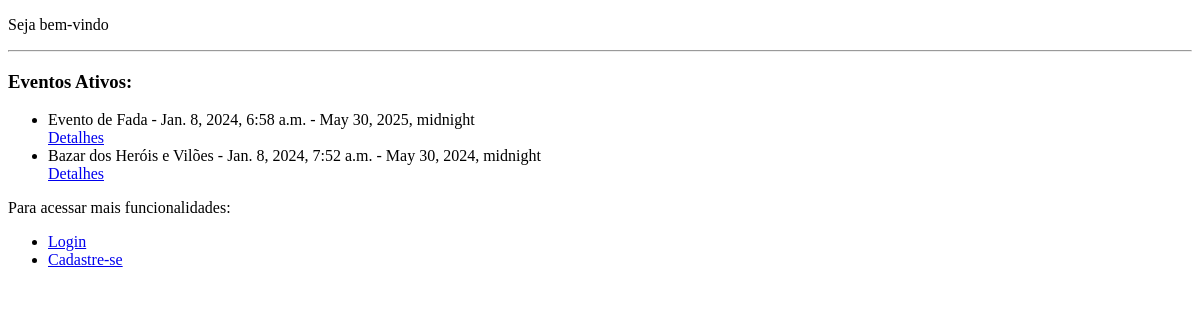
Before: /bazar/ with the older database file.
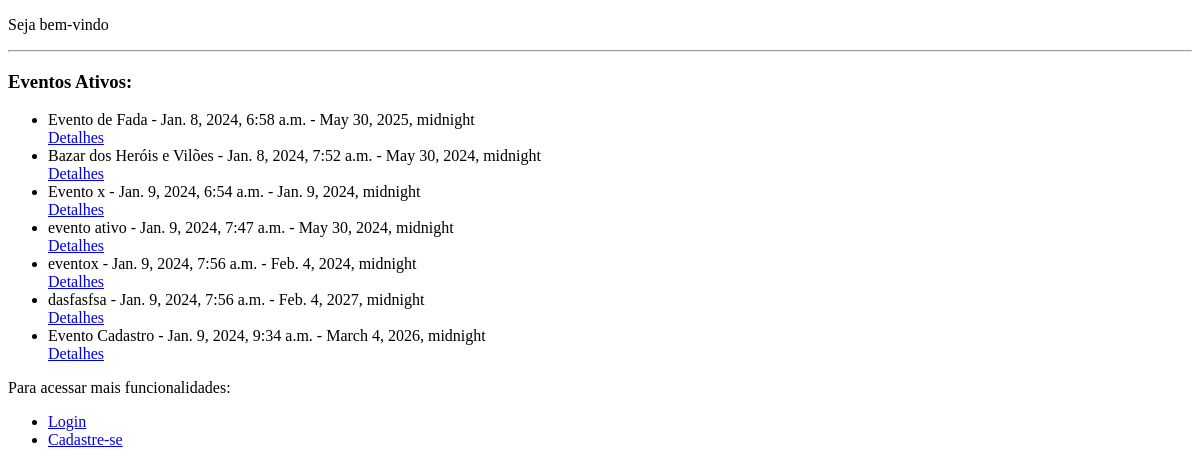
After: the same page with the newer database file.
### bazar/models.py (models this page shows, shortened)
class Evento(models.Model):
    nome = models.CharField(max_length=255)
    inicio = models.DateTimeField(auto_now_add=True)
    fim = models.DateTimeField(blank=True, null=True)
    adm = models.ForeignKey(Usuario, on_delete=models.CASCADE)

### bazar/views.py (the view)
# urls.py: path('', views.HomeView.as_view(), name='home'),
class HomeView(View):
    template_name = 'nlogado.html'
    def get(self, request):
        eventos_ativos = self.get_eventos_ativos()
        return render(request, self.template_name, {'eventos_ativos': eventos_ativos})
    def get_eventos_ativos(self):
        return Evento.objects.filter(fim__gte=date.today())

### bazar/templates/nlogado.html (shortened to what this page needs)
<!DOCTYPE html>
<html lang="en">
<head>
</head>
<body>
    <div>
        <p>Seja bem-vindo</p>
        <hr>
        <h3>Eventos Ativos:</h3>
        {% if eventos_ativos %}
            <ul>
                {% for evento in eventos_ativos %}
                    <li>{{ evento.nome }} - {{ evento.inicio }} - {{ evento.fim }}</li>
                    <a href="{% url 'bazar:evento_detail_view' eventoid=evento.id %}">Detalhes</a>
                {% endfor %}
            </ul>
        {% else %}
            <p>Não há eventos ativos no momento.</p>
        {% endif %}
    </div>
    <div>
        <p>Para acessar mais funcionalidades:</p>
        <ul>
            <li><a href="{% url 'bazar:logar' %}">Login</a></li>
            <li><a href="{% url 'bazar:cadastrar_usuario' %}">Cadastre-se</a></li>
        </ul>
    </div>
</body>
</html>

Changed rows visible on the page:
added Evento: nome "Evento x", inicio "Jan. 9, 2024, 6:54 a.m.", fim "Jan. 9, 2024, midnight"
added Evento: nome "evento ativo", inicio "Jan. 9, 2024, 7:47 a.m.", fim "May 30, 2024, midnight"
added Evento: nome "eventox", inicio "Jan. 9, 2024, 7:56 a.m.", fim "Feb. 4, 2024, midnight"
added Evento: nome "dasfasfsa", inicio "Jan. 9, 2024, 7:56 a.m.", fim "Feb. 4, 2027, midnight"
added Evento: nome "Evento Cadastro", inicio "Jan. 9, 2024, 9:34 a.m.", fim "March 4, 2026, midnight"
